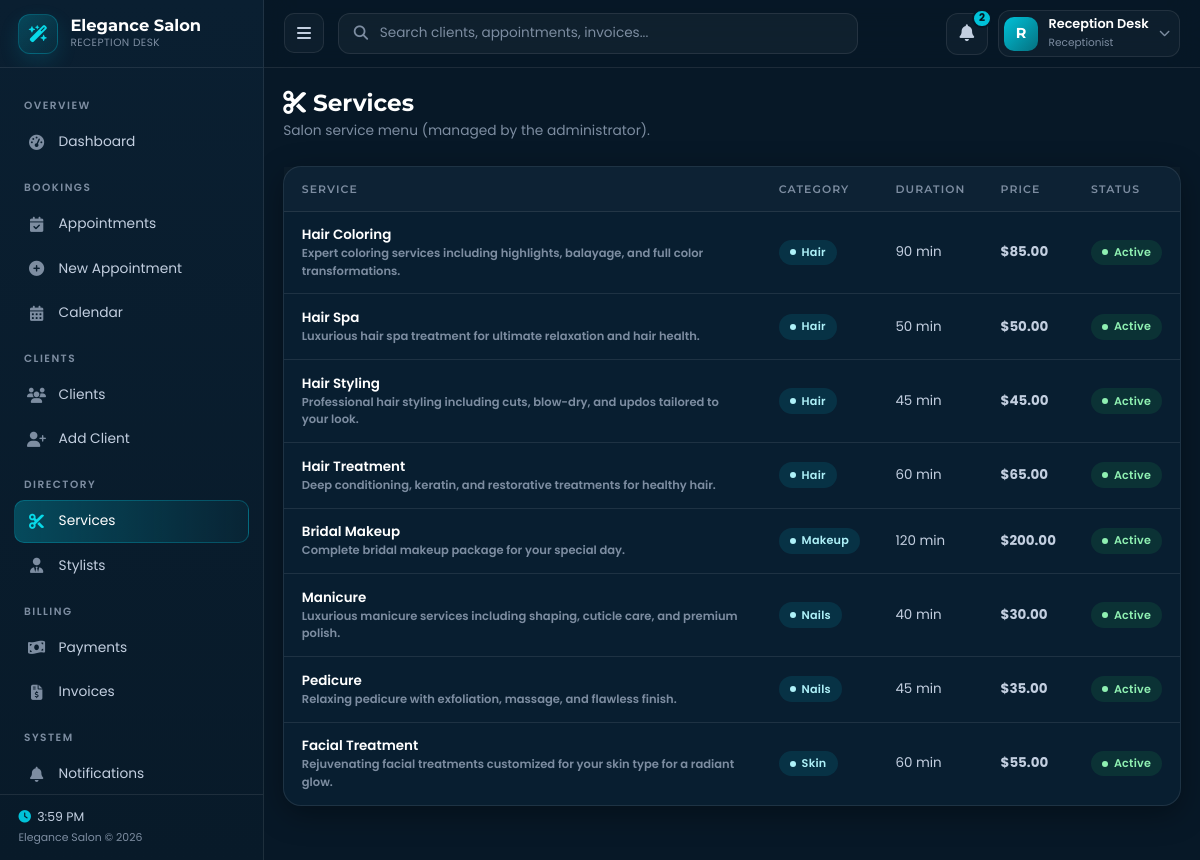
The page /user/services.php (signed in) on the database its author committed.
### tables this page shows
CREATE TABLE `users` (
    `user_id` INT UNSIGNED NOT NULL AUTO_INCREMENT,
    `role_id` INT UNSIGNED NOT NULL,
    `first_name` VARCHAR(100) NOT NULL,
    `last_name` VARCHAR(100) NOT NULL,
    `username` VARCHAR(50) DEFAULT NULL,
    `email` VARCHAR(255) NOT NULL,
    `password` VARCHAR(255) NOT NULL,
    `phone` VARCHAR(20) DEFAULT NULL,
    `avatar` VARCHAR(500) DEFAULT NULL,
    `is_active` TINYINT(1) NOT NULL DEFAULT 1,
    `remember_token` VARCHAR(255) DEFAULT NULL,
    `remember_expires` DATETIME DEFAULT NULL,
    `last_login` TIMESTAMP NULL DEFAULT NULL,
    `created_at` TIMESTAMP NOT NULL DEFAULT CURRENT_TIMESTAMP,
    `updated_at` TIMESTAMP NOT NULL DEFAULT CURRENT_TIMESTAMP ON UPDATE CURRENT_TIMESTAMP,
    PRIMARY KEY (`user_id`),
    UNIQUE KEY `uk_user_email` (`email`),
    UNIQUE KEY `uk_user_username` (`username`),
    UNIQUE KEY `uk_user_remember_token` (`remember_token`),
    KEY `fk_users_role` (`role_id`),
    CONSTRAINT `fk_users_role` FOREIGN KEY (`role_id`) REFERENCES `roles` (`role_id`) ON DELETE RESTRICT ON UPDATE CASCADE
);

CREATE TABLE `roles` (
    `role_id` INT UNSIGNED NOT NULL AUTO_INCREMENT,
    `role_name` VARCHAR(50) NOT NULL,
    `description` VARCHAR(255) DEFAULT NULL,
    `created_at` TIMESTAMP NOT NULL DEFAULT CURRENT_TIMESTAMP,
    `updated_at` TIMESTAMP NOT NULL DEFAULT CURRENT_TIMESTAMP ON UPDATE CURRENT_TIMESTAMP,
    PRIMARY KEY (`role_id`),
    UNIQUE KEY `uk_role_name` (`role_name`)
);

CREATE TABLE `services` (
    `service_id` INT UNSIGNED NOT NULL AUTO_INCREMENT,
    `service_name` VARCHAR(255) NOT NULL,
    `description` TEXT DEFAULT NULL,
    `price` DECIMAL(10,2) NOT NULL DEFAULT 0.00,
    `duration_minutes` INT UNSIGNED DEFAULT 30,
    `category` VARCHAR(100) DEFAULT NULL,
    `image` VARCHAR(500) DEFAULT NULL,
    `is_active` TINYINT(1) NOT NULL DEFAULT 1,
    `is_popular` TINYINT(1) NOT NULL DEFAULT 0,
    `created_at` TIMESTAMP NOT NULL DEFAULT CURRENT_TIMESTAMP,
    `updated_at` TIMESTAMP NOT NULL DEFAULT CURRENT_TIMESTAMP ON UPDATE CURRENT_TIMESTAMP,
    PRIMARY KEY (`service_id`),
    KEY `idx_service_category` (`category`),
    KEY `idx_service_active` (`is_active`)
);

### includes/auth.php (called while the page is built, shortened)
<?php
function getUserById(int $userId): ?array
{
    $db = getDBConnection();
    $stmt = $db->prepare("
        SELECT u.user_id, u.username, u.first_name, u.last_name, u.email, u.phone,
               u.avatar, u.role_id, u.is_active, u.last_login, u.created_at, u.updated_at,
               r.role_name
        FROM users u
        JOIN roles r ON r.role_id = u.role_id
        WHERE u.user_id = :id
        LIMIT 1
    ");
    $stmt->execute([':id' => $userId]);
    $user = $stmt->fetch();
    return $user ?: null;
}
function roleLabel(string $role): string
{
    switch ($role) {
        case 'receptionist': return 'Receptionist';
    }
}

### includes/functions.php (called while the page is built, shortened)
<?php
require_once __DIR__ . '/auth.php';
function sanitize($input) {
    return htmlspecialchars(trim($input), ENT_QUOTES, 'UTF-8');
}
function formatCurrency($amount) {
    return '$' . number_format((float)$amount, 2);
}

### user/includes/booking.php (called while the page is built, shortened)
<?php
require_once __DIR__ . '/../../includes/functions.php';
function getReceptionistServices(): array
{
    try {
        $db = getDBConnection();
        $stmt = $db->query("
            SELECT service_id, service_name, price, duration_minutes, category, description, is_active
            FROM services
            WHERE is_active = 1
            ORDER BY category ASC, service_name ASC
        ");
        return $stmt->fetchAll();
    } catch (PDOException $e) {
        return [];
    }
}

### user/services.php (the view, shortened to what this page needs)
<?php
require_once __DIR__ . '/includes/booking.php';
$services = getReceptionistServices();
?>
<?php require_once __DIR__ . '/includes/header.php'; ?>
<div class="page-header">
    <div>
        <h1 class="page-title"><i class="fas fa-scissors"></i> Services</h1>
        <p class="page-subtitle">Salon service menu (managed by the administrator).</p>
    </div>
</div>
<div class="panel">
    <div class="table-responsive-wrap">
        <table class="table-salon">
            <thead>
                <tr><th>Service</th><th>Category</th><th>Duration</th><th>Price</th><th>Status</th></tr>
            </thead>
            <tbody>
                <?php if (empty($services)): ?>
                <tr><td colspan="5"><div class="table-empty"><i class="fas fa-scissors"></i><p>No active services available.</p></div></td></tr>
                <?php else: ?>
                <?php foreach ($services as $sv): ?>
                <tr>
                    <td class="cell-main">
                        <?php echo sanitize($sv['service_name']); ?>
                        <?php if (!empty($sv['description'])): ?><span class="cell-sub"><?php echo sanitize($sv['description']); ?></span><?php endif; ?>
                    </td>
                    <td>
                        <?php if (!empty($sv['category'])): ?>
                        <span class="status-badge info"><?php echo sanitize($sv['category']); ?></span>
                        <?php else: ?>—<?php endif; ?>
                    </td>
                    <td><?php echo (int)$sv['duration_minutes']; ?> min</td>
                    <td class="stat-inline"><?php echo formatCurrency($sv['price']); ?></td>
                    <td><span class="status-badge active">Active</span></td>
                </tr>
                <?php endforeach; ?>
                <?php endif; ?>
            </tbody>
        </table>
    </div>
</div>
<?php require_once __DIR__ . '/includes/footer.php'; ?>

### user/includes/header.php (shortened to what this page needs)
<?php
require_once __DIR__ . '/../../includes/functions.php';
$receptionist = getUserById(currentUserId());
$userName      = trim($receptionist['first_name'] . ' ' . $receptionist['last_name']) ?: 'Receptionist';
$userRoleLabel = roleLabel($receptionist['role_name']);
$userInitial   = strtoupper(mb_substr(trim($receptionist['first_name']), 0, 1)) ?: 'R';
$unreadCount = 0;
try {
    $db = getDBConnection();
    $stmt = $db->prepare("SELECT COUNT(*) AS c FROM notifications WHERE is_read = 0 AND (user_id = :uid OR user_id IS NULL)");
    $stmt->execute([':uid' => $receptionist['user_id']]);
    $unreadCount = (int)$stmt->fetch()['c'];
} catch (PDOException $e) {
    $latestNotifications = [];
}
?>
<!DOCTYPE html>
<html lang="en">
<head>
    <link href="https://cdn.jsdelivr.net/npm/bootstrap@5.3.2/dist/css/bootstrap.min.css" rel="stylesheet">
    <link rel="stylesheet" href="https://cdnjs.cloudflare.com/ajax/libs/font-awesome/6.5.1/css/all.min.css">
    <link rel="stylesheet" href="<?php echo SITE_URL; ?>/user/assets/css/user.css">
</head>
<body class="user-body">
<div class="user-layout">
    <?php require_once __DIR__ . '/sidebar.php'; ?>
    <div class="user-main">
        <header class="user-topbar">
            <div class="topbar-left">
                <button class="topbar-toggle" data-user-toggle aria-label="Toggle sidebar">
                    <i class="fas fa-bars"></i>
                </button>
                <div class="topbar-search" id="globalSearchBox">
                    <i class="fas fa-magnifying-glass"></i>
                    <input type="text" id="globalSearchInput" placeholder="Search clients, appointments, invoices..."
                           autocomplete="off" aria-label="Global search">
                </div>
            </div>
            <div class="topbar-right">
                <div class="dropdown">
                    <button class="topbar-icon-btn" data-bs-toggle="dropdown" aria-expanded="false" aria-label="Notifications">
                        <i class="fas fa-bell"></i>
                        <?php if ($unreadCount > 0): ?>
                        <span class="notif-dot" id="notifDotTop"><?php echo min($unreadCount, 99); ?></span>
                        <?php endif; ?>
                    </button>
                </div>
                <div class="dropdown">
                    <button class="profile-btn" data-bs-toggle="dropdown" aria-expanded="false">
                        <span class="profile-avatar"><?php echo $userInitial; ?></span>
                        <span class="profile-meta">
                            <b><?php echo sanitize($userName); ?></b>
                            <span><?php echo sanitize($userRoleLabel); ?></span>
                        </span>
                        <i class="fas fa-chevron-down"></i>
                    </button>
                </div>
            </div>
        </header>
        <main class="user-content">

### rows shown on the page
users: first_name "R", userName "Reception Desk", role.role_name "Receptionist"
services: service_name "Hair Coloring", description "Expert coloring services including highlights, balayage, and full color transformations.", category "Hair", duration_minutes "90", price "$85.00"
services: service_name "Hair Spa", description "Luxurious hair spa treatment for ultimate relaxation and hair health.", category "Hair", duration_minutes "50", price "$50.00"
services: service_name "Hair Styling", description "Professional hair styling including cuts, blow-dry, and updos tailored to your look.", category "Hair", duration_minutes "45", price "$45.00"
services: service_name "Hair Treatment", description "Deep conditioning, keratin, and restorative treatments for healthy hair.", category "Hair", duration_minutes "60", price "$65.00"
services: service_name "Bridal Makeup", description "Complete bridal makeup package for your special day.", category "Makeup", duration_minutes "120", price "$200.00"
services: service_name "Manicure", description "Luxurious manicure services including shaping, cuticle care, and premium polish.", category "Nails", duration_minutes "40", price "$30.00"
services: service_name "Pedicure", description "Relaxing pedicure with exfoliation, massage, and flawless finish.", category "Nails", duration_minutes "45", price "$35.00"
services: service_name "Facial Treatment", description "Rejuvenating facial treatments customized for your skin type for a radiant glow.", category "Skin", duration_minutes "60", price "$55.00"

### other values the page prints
$groupLabel "OVERVIEW"
$item['label'] "Dashboard"
$groupLabel "BOOKINGS"
$item['label'] "Appointments"
$item['label'] "New Appointment"
$item['label'] "Calendar"
$groupLabel "CLIENTS"
$item['label'] "Clients"
$item['label'] "Add Client"
$groupLabel "DIRECTORY"
$item['label'] "Services"
$item['label'] "Stylists"
$groupLabel "BILLING"
$item['label'] "Payments"
$item['label'] "Invoices"
